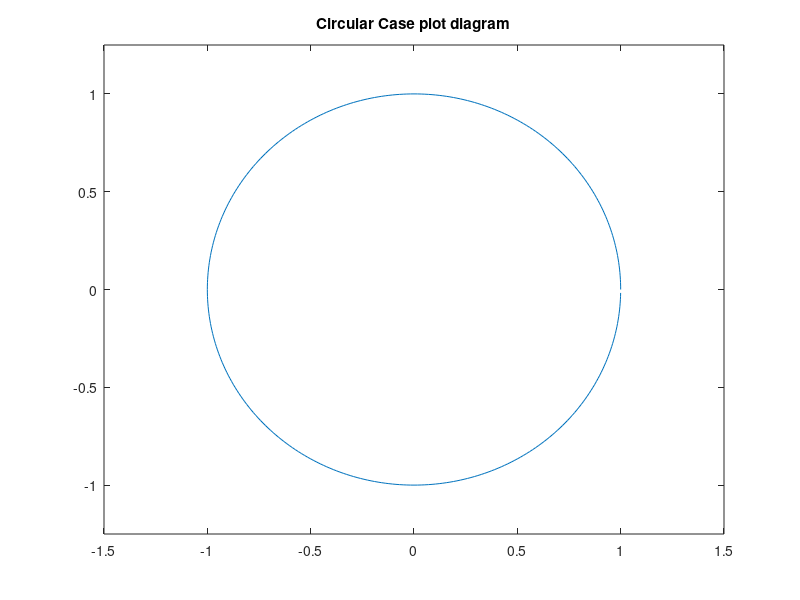

Recreate this plot in MATLAB.
for i=1:360,
 X(i)=cos(2*pi*(i-1)/360);
 Y(i)=sin(2*pi*(i-1)/360);
end
plot(X,Y)
axis([-1.5 1.5 -1.25 1.25])
title('Circular Case plot diagram')
hold on

